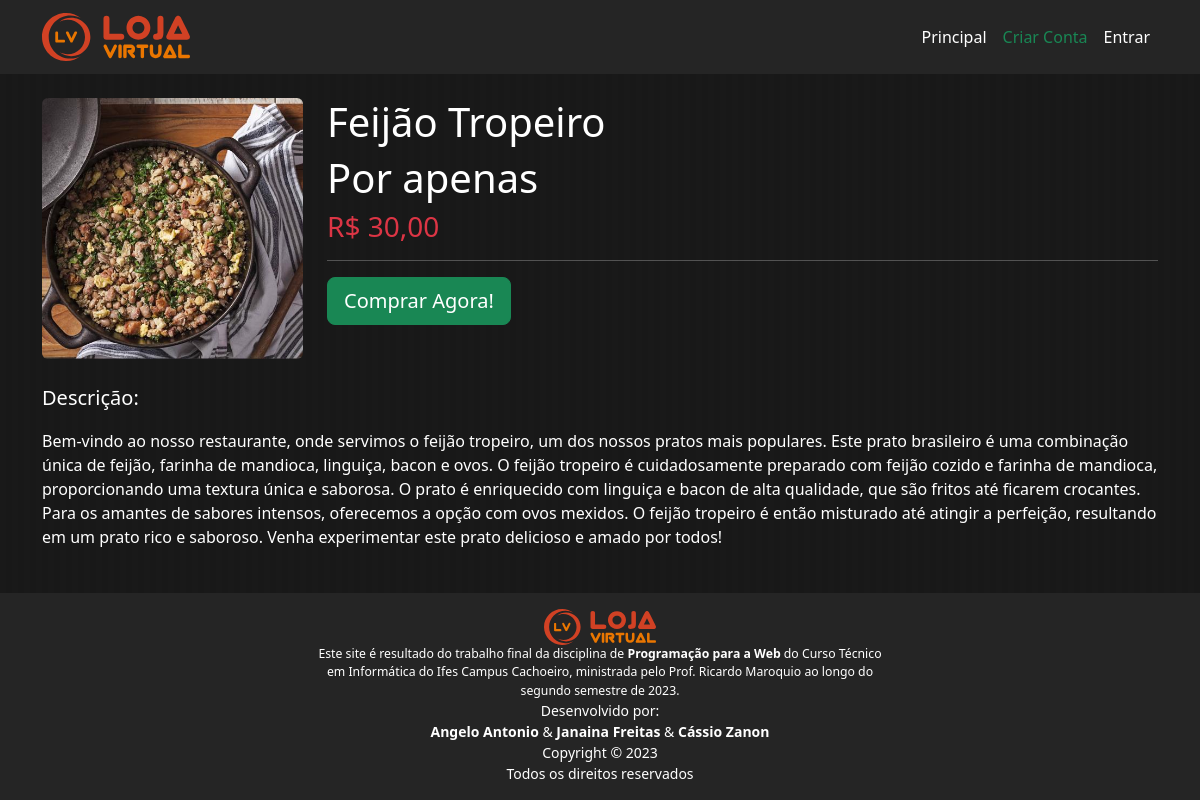
Page /produto/17 on the committed database.
### tables this page shows
CREATE TABLE produto (
    id           INTEGER         PRIMARY KEY AUTOINCREMENT,
    nome         TEXT            NOT NULL,
    preco        INTEGER         NOT NULL,
    descricao    TEXT            NOT NULL,
    categoria    TEXT            NOT NULL
    );

### routes/RootRouter.py (the view)
@router.get("/produto/{id_produto:int}")
async def get_produto_descricao(request: Request, id_produto: int = Path(), usuario: Usuario = Depends(obter_usuario_logado),):
    produto = ProdutoRepo.obter_por_id(id_produto)
    return templates.TemplateResponse("root/detalhes.html", {"request": request, "usuario": usuario, "produto": produto},)

### templates/root/detalhes.html (shortened to what this page needs)
{% extends "base.html" %}
{% block principal %}
<div class="col-12 text-white">
    <div class="row">
        <div class="col-3 mb-4">
            <img src="/static/img/produtos/{{ '%04d'|format(produto.id) }}.jpg" alt="" class="img-fluid rounded">
        </div>
        <div class="col-9 mb-4">
            <h1>{{ produto.nome }}</h1>
            <h6 class="display-6">Por apenas</h6>
            <h3 class="text-danger">R$ {{ produto.preco }}</h3>
            <hr>
            {% set text = "Comprar Agora!" %}
            {% set type = "button" %}
            {% set classe = "btn-success btn-lg" %}
            {% include "includes/button.html" %}
        </div>
    </div>
</div>
<div class="col-12 text-white">
    <p class="lead">Descrição:</p>
    <p>{{ produto.descricao }}</p>
</div>
{% endblock %}

### static/css/estilos.css (style rules this page uses)
* { margin: 0; padding: 0; box-sizing: border-box; }
body { background-image: linear-gradient(to right, #191919 50%, #181818 50%); background-size: 12px 100%; }

### rows in the picture
produto: nome "Feijão Tropeiro", preco "30,00", descricao "Bem-vindo ao nosso restaurante, onde servimos o feijão tropeiro, um dos nossos pratos mais populares. Este prato brasileiro é uma combinação única de feijão, farinha de mandioca, linguiça, bacon e ovos. O feijão tropeiro é cuidadosamente preparado com feijão cozido e farinha de mandioca, proporcionando uma textura única e saborosa. O prato é enriquecido com linguiça e bacon de alta qualidade, que são fritos até ficarem crocantes. Para os amantes de sabores intensos, oferecemos a opção com ovos mexidos. O feijão tropeiro é então misturado até atingir a perfeição, resultando em um prato rico e saboroso. Venha experimentar este prato delicioso e amado por todos!"

### other values in the picture
{{ text }} "Comprar Agora!"
